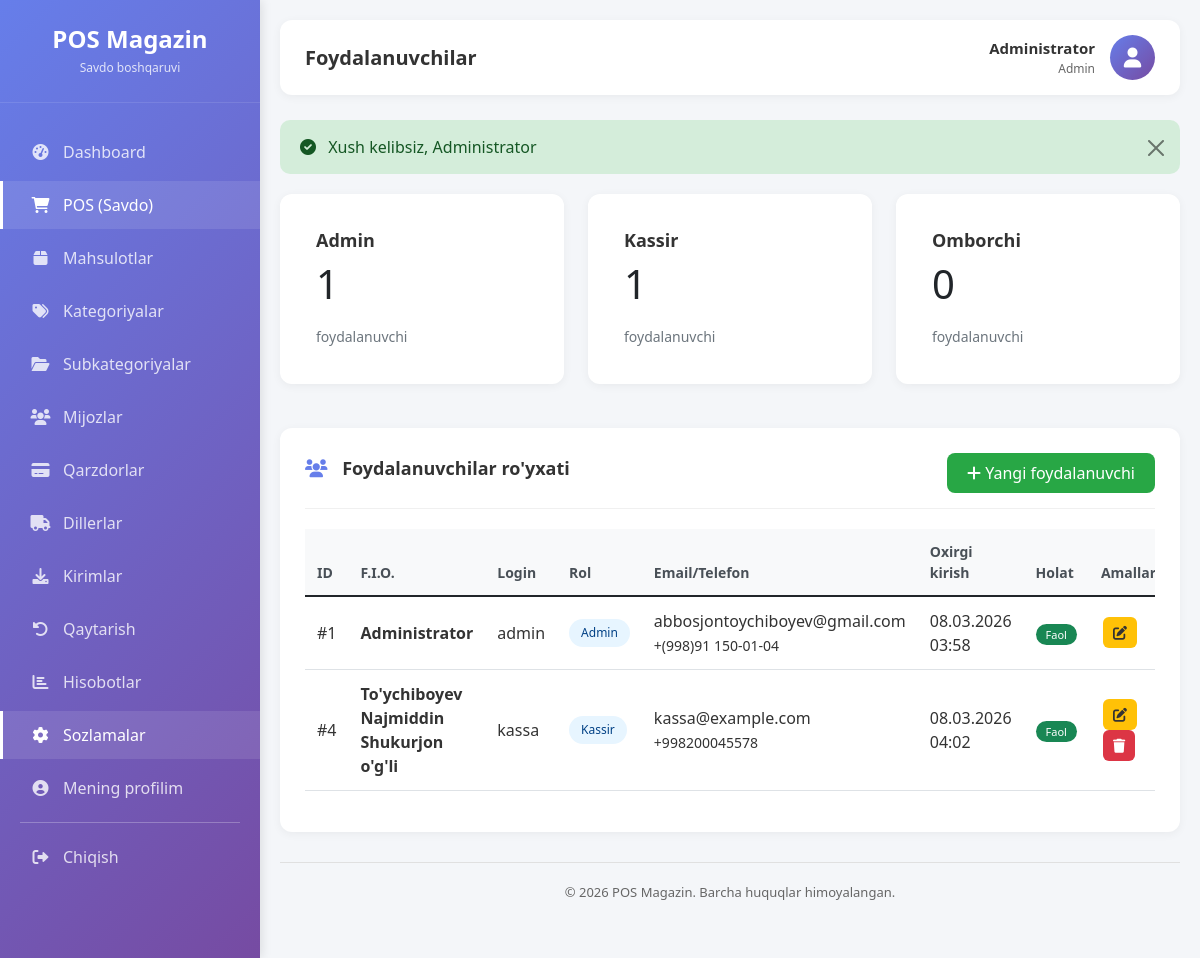
Page /settings/users (signed in) on the earlier database version.
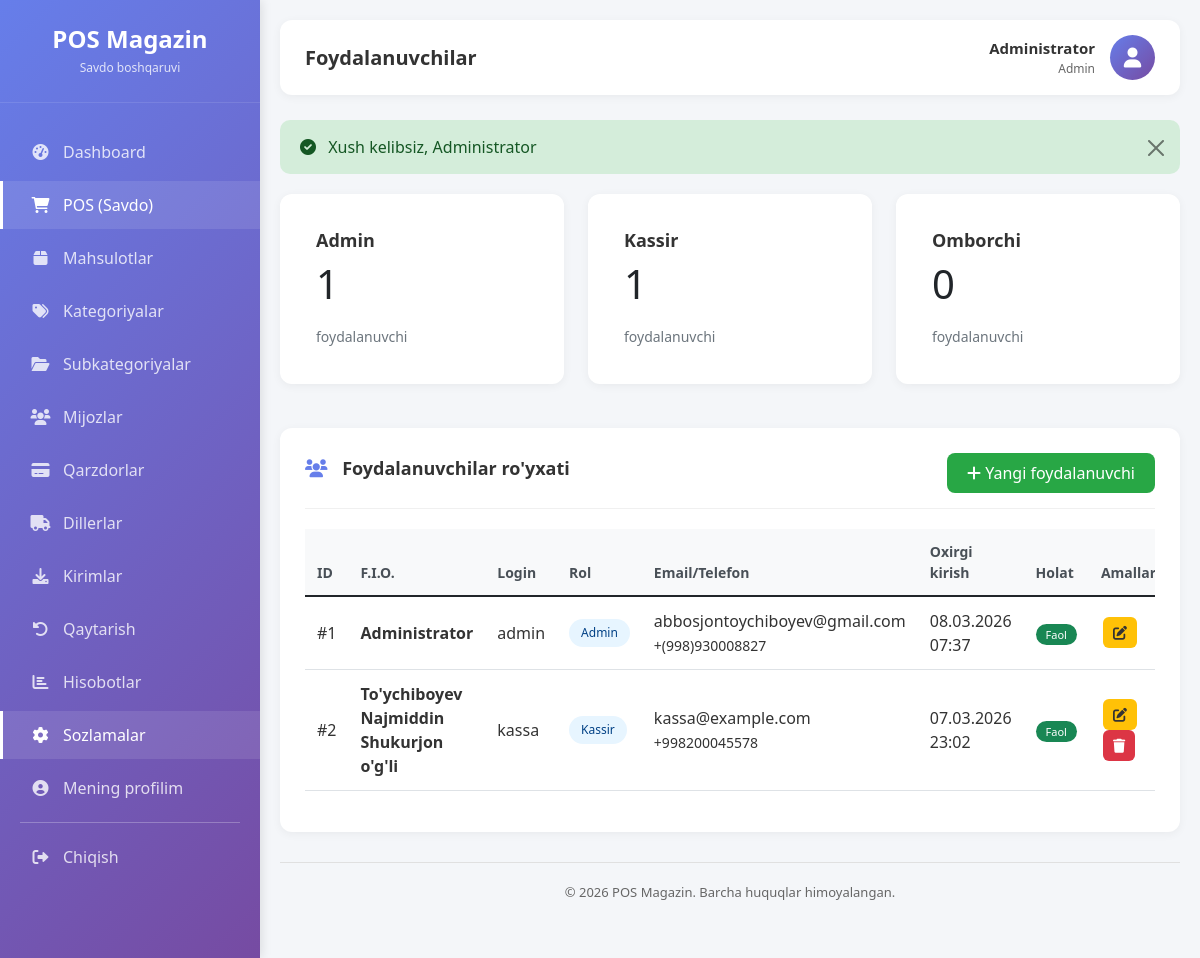
Same page on the later database version.
### tables this page shows
CREATE TABLE `rollar` (
  `id` bigint(20) UNSIGNED NOT NULL,
  `nomi` varchar(50) NOT NULL,
  `izoh` varchar(255) DEFAULT NULL,
  `yaratilgan_vaqt` timestamp NULL DEFAULT current_timestamp(),
  `yangilangan_vaqt` timestamp NULL DEFAULT current_timestamp() ON UPDATE current_timestamp()
);

CREATE TABLE `foydalanuvchilar` (
  `id` bigint(20) UNSIGNED NOT NULL,
  `rol_id` bigint(20) UNSIGNED NOT NULL,
  `fio` varchar(120) NOT NULL,
  `email` varchar(120) DEFAULT NULL,
  `telefon` varchar(30) DEFAULT NULL,
  `login` varchar(60) NOT NULL,
  `parol_hash` varchar(255) NOT NULL,
  `faol` tinyint(1) NOT NULL DEFAULT 1,
  `oxirgi_kirish_vaqt` timestamp NULL DEFAULT NULL,
  `yaratilgan_vaqt` timestamp NULL DEFAULT current_timestamp(),
  `yangilangan_vaqt` timestamp NULL DEFAULT current_timestamp() ON UPDATE current_timestamp(),
  `ochirilgan_vaqt` timestamp NULL DEFAULT NULL
);

### app/Controllers/Controller.php (called while the page is built, shortened)
<?php
abstract class Controller {
    protected function view($view, $data = [], $layout = 'main') {
        $viewPath = APP_PATH . '/Views/pages/' . $view . '.php';
        extract($data);
        require $viewPath;
    }
}

### app/Controllers/SettingController.php (called while the page is built, shortened)
<?php
class SettingController extends Controller {
    private $userModel;
    private $roleModel;
    public function __construct() {
        $this->userModel = new User();
        $this->roleModel = new Role();
    }
    public function users() {
        $users = $this->userModel->all();
        $roles = $this->roleModel->getAllWithCount();
        $this->view('settings/users', [
            'users' => $users,
            'roles' => $roles
        ]);
    }
}

### config/database.php (called while the page is built)
<?php
class Database {
    private static $connection = null;
    public static function getInstance() {
        if (self::$connection === null) {
            try {
                $host = 'localhost';
                $dbname = 'pos_magazin_uz';
                $user = 'root';
                $pass = '';
                $dsn = "mysql:host=$host;dbname=$dbname;charset=utf8";
                self::$connection = new PDO($dsn, $user, $pass);
                self::$connection->setAttribute(PDO::ATTR_ERRMODE, PDO::ERRMODE_EXCEPTION);
            } catch (PDOException $e) {
                die("Database xatosi: " . $e->getMessage());
            }
        }
        return self::$connection;
    }
}

### app/Models/Model.php (called while the page is built, shortened)
<?php
abstract class Model {
    public function __construct() {
        $this->db = \Database::getInstance();
    }
}

### app/Models/Role.php (called while the page is built, shortened)
<?php
class Role extends Model {
    protected $table = 'rollar';
    public function getAllWithCount() {
        $stmt = $this->db->query("
            SELECT
                r.*,
                (SELECT COUNT(*) FROM foydalanuvchilar WHERE rol_id = r.id AND ochirilgan_vaqt IS NULL) as users_count
            FROM {$this->table} r
            ORDER BY r.id ASC
        ");
        return $stmt->fetchAll();
    }
}

### app/Models/User.php (called while the page is built, shortened)
<?php
class User extends Model {
    protected $table = 'foydalanuvchilar';
    public function all($orderBy = 'fio', $direction = 'ASC') {
        try {
            $stmt = $this->db->prepare("SHOW COLUMNS FROM {$this->table} LIKE 'ochirilgan_vaqt'");
            $stmt->execute();
            $hasSoftDelete = $stmt->fetch() ? true : false;
            if ($hasSoftDelete) {
                $sql = "SELECT u.*, r.nomi as rol_nomi
                        FROM {$this->table} u
                        LEFT JOIN rollar r ON u.rol_id = r.id
                        WHERE u.ochirilgan_vaqt IS NULL
                        ORDER BY u.{$orderBy} {$direction}";
            } else {
                $sql = "SELECT u.*, r.nomi as rol_nomi
                        FROM {$this->table} u
                        LEFT JOIN rollar r ON u.rol_id = r.id
                        ORDER BY u.{$orderBy} {$direction}";
            }
            $stmt = $this->db->query($sql);
            return $stmt->fetchAll();
        } catch (\PDOException $e) {
            $sql = "SELECT u.*, r.nomi as rol_nomi
                    FROM {$this->table} u
                    LEFT JOIN rollar r ON u.rol_id = r.id
                    ORDER BY u.{$orderBy} {$direction}";
            $stmt = $this->db->query($sql);
            return $stmt->fetchAll();
        }
    }
}

### app/Views/pages/settings/users.php (the view, shortened to what the rows shown need)
<div class="row mb-4">
    <?php foreach ($roles as $role): ?>
    <div class="col-md-4">
        <div class="card">
            <div class="card-body">
                <h5 class="card-title"><?= htmlspecialchars($role['nomi']) ?></h5>
                <p class="card-text display-6"><?= $role['users_count'] ?></p>
                <small class="text-muted">foydalanuvchi</small>
            </div>
        </div>
    </div>
    <?php endforeach; ?>
</div>
<div class="content-card">
    <div class="card-header">
        <div class="card-title">
            <i class="fas fa-users"></i> Foydalanuvchilar ro'yxati
        </div>
        <a href="/new-pos/settings/users/create" class="btn btn-success">
            <i class="fas fa-plus"></i> Yangi foydalanuvchi
        </a>
    </div>
    <div class="table-responsive">
        <table class="table table-hover">
            <thead>
                <tr>
                    <th>ID</th>
                    <th>F.I.O.</th>
                    <th>Login</th>
                    <th>Rol</th>
                    <th>Email/Telefon</th>
                    <th>Oxirgi kirish</th>
                    <th>Holat</th>
                    <th>Amallar</th>
                </tr>
            </thead>
            <tbody>
                <?php foreach ($users as $user): ?>
                <tr>
                    <td>#<?= $user['id'] ?></td>
                    <td>
                        <strong><?= htmlspecialchars($user['fio']) ?></strong>
                    </td>
                    <td><?= htmlspecialchars($user['login']) ?></td>
                    <td>
                        <span class="role-badge"><?= htmlspecialchars($user['rol_nomi']) ?></span>
                    </td>
                    <td>
                        <?= $user['email'] ?? '' ?><br>
                        <small><?= $user['telefon'] ?? '' ?></small>
                    </td>
                    <td>
                        <?= $user['oxirgi_kirish_vaqt'] ? date('d.m.Y H:i', strtotime($user['oxirgi_kirish_vaqt'])) : '-' ?>
                    </td>
                    <td>
                        <?php if ($user['faol']): ?>
                            <span class="badge bg-success">Faol</span>
                        <?php else: ?>
                            <span class="badge bg-danger">Bloklangan</span>
                        <?php endif; ?>
                    </td>
                    <td>
                        <a href="/new-pos/settings/users/edit/<?= $user['id'] ?>" class="btn btn-sm btn-warning btn-action" title="Tahrirlash">
                            <i class="fas fa-edit"></i>
                        </a>
                        <?php if ($user['id'] != $_SESSION['user_id']): ?>
                        <form method="POST" action="/new-pos/settings/users/delete/<?= $user['id'] ?>" style="display: inline;" onsubmit="return confirm('Bu foydalanuvchini o\'chirishni xohlaysizmi?');">
                            <button type="submit" class="btn btn-sm btn-danger btn-action" title="O'chirish">
                                <i class="fas fa-trash"></i>
                            </button>
                        </form>
                        <?php endif; ?>
                    </td>
                </tr>
                <?php endforeach; ?>
            </tbody>
        </table>
    </div>
</div>

### public/index.php (shortened to what the rows shown need)
<?php
require_once __DIR__ . '/../config/database.php';
spl_autoload_register(function ($class) {
    $prefix = 'App\\';
    $base_dir = APP_PATH . '/';
    $len = strlen($prefix);
    $relative_class = substr($class, $len);
    $file = $base_dir . str_replace('\\', '/', $relative_class) . '.php';
});
$requestUri = $_SERVER['REQUEST_URI'];
$basePath = '/new-pos';
if (strpos($requestUri, $basePath) === 0) {
    $requestUri = substr($requestUri, strlen($basePath));
}
$requestUri = strtok($requestUri, '?');
$requestUri = str_replace('/public', '', $requestUri);
$requestUri = trim($requestUri, '/');
$routesFile = ROUTES_PATH . '/web.php';
$routes = require $routesFile;
$method = $_SERVER['REQUEST_METHOD'];
route_dispatch($routes, $method, $requestUri);
function route_dispatch($routes, $method, $uri) {
    foreach ($routes[$method] as $pattern => $handler) {
        $pattern = trim($pattern, '/');
        $regexPattern = preg_replace('/\{[a-z]+\}/', '([^/]+)', $pattern);
        $regexPattern = '/^' . str_replace('/', '\/', $regexPattern) . '$/';
        if (preg_match($regexPattern, $uri, $matches)) {
            array_shift($matches);
            list($controller, $action) = $handler;
            $controllerInstance = new $controllerClass();
            call_user_func_array([$controllerInstance, $action], $matches);
            return;
        }
    }
}

Differences in the rows shown:
removed foydalanuvchilar: id "4", fio "To'ychiboyev Najmiddin Shukurjon o'g'li", login "kassa", rol.nomi "Kassir", email "kassa@example.com", telefon "+998200045578", oxirgi_kirish_vaqt "08.03.2026 04:02", faol "Faol"
changed foydalanuvchilar "Administrator": telefon "+(998)91 150-01-04" → "+(998)930008827"; oxirgi_kirish_vaqt "08.03.2026 03:58" → "08.03.2026 07:37"
added foydalanuvchilar: id "2", fio "To'ychiboyev Najmiddin Shukurjon o'g'li", login "kassa", rollar.nomi "Kassir", email "kassa@example.com", telefon "+998200045578", oxirgi_kirish_vaqt "07.03.2026 23:02", faol "Faol"
